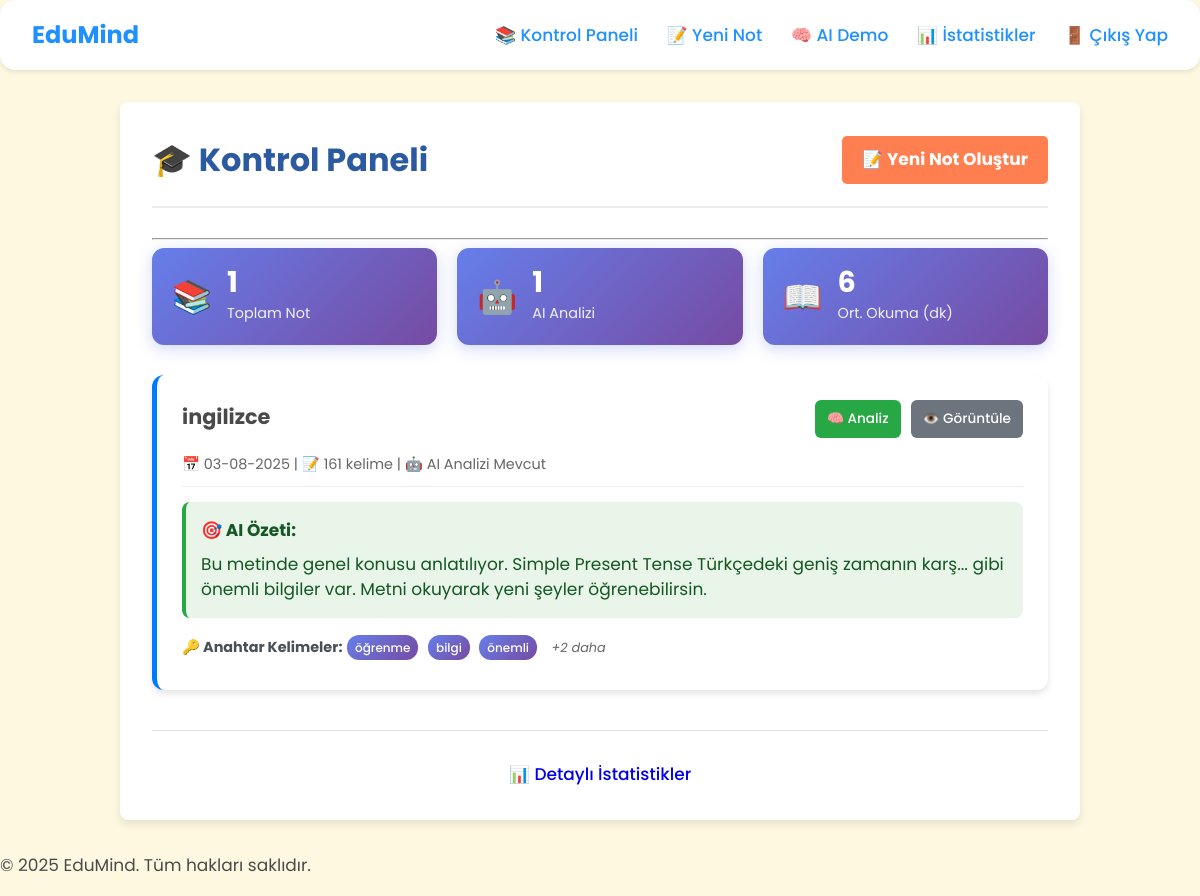
Before: /dashboard (signed in) with the older database file.
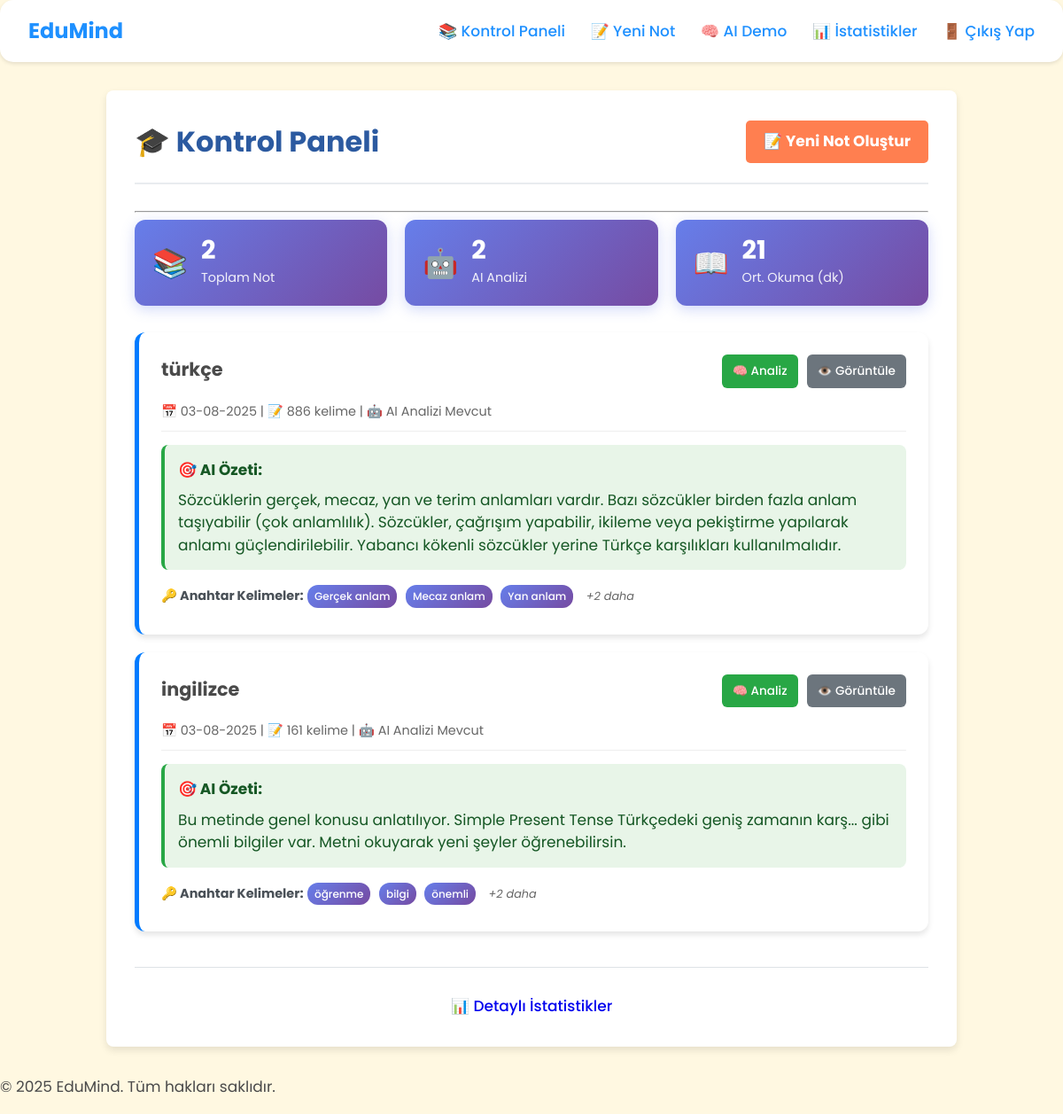
After: the same page with the newer database file.
### app/models.py (models this page shows, shortened)
class Note(db.Model):
    id = db.Column(db.Integer, primary_key=True)
    title = db.Column(db.String(100), nullable=False)
    content = db.Column(db.Text, nullable=False)
    summary = db.Column(db.Text, nullable=True) # AI tarafından oluşturulan özet
    keywords = db.Column(db.String(200), nullable=True) # AI tarafından çıkarılan anahtar kelimeler
    date_posted = db.Column(db.DateTime, nullable=False, default=datetime.utcnow)
    user_id = db.Column(db.Integer, db.ForeignKey('user.id'), nullable=False)

### app/routes.py (the view)
@main_bp.route("/dashboard")
@login_required
def dashboard():
    notes = Note.query.filter_by(author=current_user).order_by(Note.date_posted.desc()).all()
    return render_template('dashboard.html', title='Kontrol Paneli', notes=notes)

### app/__init__.py (called while the page is built)
def create_app():
    app = Flask(__name__)
    app.config.from_object(Config)
    try:
        os.makedirs(app.instance_path)
    except OSError:
        pass
    db.init_app(app)
    login_manager.init_app(app)
    from app.routes import main_bp
    app.register_blueprint(main_bp)
    from app.models import User
    @login_manager.user_loader
    def load_user(user_id):
        return User.query.get(int(user_id))
    with app.app_context():
        db.create_all() # Veritabanı tablolarını oluştur
    return app

### app/templates/dashboard.html (shortened to what this page needs)
{% extends "base.html" %}
{% block content %}
<div class="content-box">
    <div class="dashboard-header">
        <h2>🎓 Kontrol Paneli</h2>
        <a href="{{ url_for('main.create_note') }}" class="btn btn-primary">
            📝 Yeni Not Oluştur
        </a>
    </div>
    <hr>
    {% if notes %}
    <div class="quick-stats">
        <div class="stat-card">
            <span class="stat-icon">📚</span>
            <div class="stat-info">
                <span class="stat-number">{{ notes|length }}</span>
                <span class="stat-label">Toplam Not</span>
            </div>
        </div>
        <div class="stat-card">
            <span class="stat-icon">🤖</span>
            <div class="stat-info">
                <span class="stat-number">{{ notes|selectattr('summary')|list|length }}</span>
                <span class="stat-label">AI Analizi</span>
            </div>
        </div>
        <div class="stat-card">
            <span class="stat-icon">📖</span>
            <div class="stat-info">
                {% set total_chars = notes|map(attribute='content')|map('length')|sum %}
                <span class="stat-number">{{ ((total_chars / notes|length / 200)|round|int) if notes and total_chars else 0 }}</span>
                <span class="stat-label">Ort. Okuma (dk)</span>
            </div>
        </div>
    </div>
    {% endif %}
    <div class="notes-list">
        {% for note in notes %}
            <article class="note-item enhanced">
                <div class="note-header">
                    <h3>
                        <a href="{{ url_for('main.view_note', note_id=note.id) }}">
                            {{ note.title }}
                        </a>
                    </h3>
                    <div class="note-actions">
                        <a href="{{ url_for('main.analyze_note', note_id=note.id) }}"
                           class="action-btn analyze-btn" title="AI Analizi">
                            🧠 Analiz
                        </a>
                        <a href="{{ url_for('main.view_note', note_id=note.id) }}"
                           class="action-btn view-btn" title="Notu Görüntüle">
                            👁️ Görüntüle
                        </a>
                    </div>
                </div>
                <div class="note-meta">
                    📅 {{ note.date_posted.strftime('%d-%m-%Y') }}
                    | 📝 {{ note.content.split()|length }} kelime
                    {% if note.summary and "hata" not in note.summary.lower() %}
                        | 🤖 AI Analizi Mevcut
                    {% endif %}
                </div>
                <div class="note-content">
                    {% if note.summary and "hata" not in note.summary.lower() %}
                        <div class="note-summary">
                            <strong>🎯 AI Özeti:</strong>
                            <p>{{ note.summary }}</p>
                        </div>
                    {% else %}
                        <div class="note-preview">
                            <p>{{ note.content[:150] }}{% if note.content|length > 150 %}...{% endif %}</p>
                        </div>
                    {% endif %}
                    {% if note.keywords %}
                        <div class="note-keywords">
                            <strong>🔑 Anahtar Kelimeler:</strong>
                            {% for keyword in note.keywords.split(',')[:3] %}
                                <span class="keyword-tag mini">{{ keyword.strip() }}</span>
                            {% endfor %}
                            {% if note.keywords.split(',')|length > 3 %}
                                <span class="more-keywords">+{{ note.keywords.split(',')|length - 3 }} daha</span>
                            {% endif %}
                        </div>
                    {% endif %}
                </div>
            </article>
        {% endfor %}
    </div>
    {% if notes %}
    <div class="dashboard-footer">
        <a href="{{ url_for('main.stats') }}" class="btn btn-outline">
            📊 Detaylı İstatistikler
        </a>
    </div>
    {% endif %}
</div>
{% endblock %}

### app/templates/base.html (shortened to what this page needs)
<!DOCTYPE html>
<html lang="tr">
<head>
    <link rel="stylesheet" href="{{ url_for('static', filename='css/main.css') }}">
    {% if current_user.is_authenticated and current_user.age_group == 'child' %}
    <link rel="stylesheet" href="{{ url_for('static', filename='css/child_theme.css') }}">
    {% else %}
    <link rel="stylesheet" href="{{ url_for('static', filename='css/teen_theme.css') }}">
    {% endif %}
</head>
<body>
<header>
    <nav>
        <a href="{{ url_for('main.home') }}" class="logo">EduMind</a>
        <div class="nav-links">
            {% if current_user.is_authenticated %}
            <a href="{{ url_for('main.dashboard') }}">📚 Kontrol Paneli</a>
            <a href="{{ url_for('main.create_note') }}">📝 Yeni Not</a>
            <a href="{{ url_for('main.ai_demo') }}">🧠 AI Demo</a>
            <a href="{{ url_for('main.stats') }}">📊 İstatistikler</a>
            <a href="{{ url_for('main.logout') }}">🚪 Çıkış Yap</a>
            {% else %}
            <a href="{{ url_for('main.login') }}">🔑 Giriş Yap</a>
            <a href="{{ url_for('main.register') }}">📋 Kayıt Ol</a>
            {% endif %}
        </div>
    </nav>
</header>
<main>
    <div class="container">
        {% block content %}{% endblock %}
    </div>
</main>
<footer>
    <p>&copy; 2025 EduMind. Tüm hakları saklıdır.</p>
</footer>
</body>
</html>

### app/static/css/main.css (style rules this page uses)
:root { --font-family: 'Poppins', sans-serif; }
body { font-family: var(--font-family); margin: 0; color: #333; background-color: #f4f7f6; line-height: 1.6; }
.container { max-width: 960px; margin: 2rem auto; padding: 0 1.5rem; }
a { text-decoration: none; }
header nav { display: flex; justify-content: space-between; align-items: center; padding: 1rem 2rem; box-shadow: 0 2px 4px rgba(0, 0, 0, 0.1); }
header .logo { font-weight: 700; font-size: 1.5rem; }
header .nav-links a { margin-left: 1.5rem; font-weight: 500; }
.btn { padding: 10px 20px; border: none; border-radius: 5px; cursor: pointer; font-family: var(--font-family); font-weight: 500; transition: background-color 0.3s ease; }
.content-box { max-width: 960px; margin: 2rem auto; padding: 2rem; background: white; border-radius: 8px; box-shadow: 0 4px 8px rgba(0, 0, 0, 0.1); }
.dashboard-header { display: flex; justify-content: space-between; align-items: center; margin-bottom: 1rem; }
.notes-list .note-item { background: white; padding: 1.5rem; margin-bottom: 1rem; border-radius: 8px; box-shadow: 0 2px 4px rgba(0,0,0,0.05); }
.notes-list .note-item h3 a { color: inherit; }

### app/static/css/child_theme.css (style rules this page uses)
:root { --primary-color: #ff7f50; --secondary-color: #1e90ff; --background-color: #fff8e1; --text-color: #4a4a4a; --nav-background: white; --nav-text: var(--secondary-color); }
body { background-color: var(--background-color); color: var(--text-color); font-size: 17px; }
.form-container, .notes-list .note-item, .empty-state, header nav { border-radius: 15px; }
header nav { background-color: var(--nav-background); }
.logo, header .nav-links a { color: var(--nav-text); }
.btn-primary { background-color: var(--primary-color); color: white; font-weight: 700; }

### app/templates/dashboard.html (style rules this page uses)
.dashboard-header { display: flex; justify-content: space-between; align-items: center; margin-bottom: 30px; padding-bottom: 20px; border-bottom: 2px solid #e9ecef; }
.dashboard-header h2 { margin: 0; color: #2c5aa0; font-size: 2rem; }
.quick-stats { display: grid; grid-template-columns: repeat(auto-fit, minmax(200px, 1fr)); gap: 20px; margin-bottom: 30px; }
.stat-card { background: linear-gradient(135deg, #667eea 0%, #764ba2 100%); color: white; padding: 20px; border-radius: 12px; display: flex; align-items: center; gap: 15px; box-shadow: 0 4px 15px rgba(102, 126, 234, 0.3); transition: transform 0.2s ease; }
.stat-icon { font-size: 2rem; }
.stat-info { flex: 1; }
.stat-number { display: block; font-size: 1.8rem; font-weight: bold; line-height: 1; }
.stat-label { display: block; font-size: 0.9rem; opacity: 0.9; margin-top: 5px; }
.note-item.enhanced { background: white; border-radius: 12px; padding: 25px; margin-bottom: 20px; box-shadow: 0 4px 6px rgba(0,0,0,0.1); border-left: 5px solid #007bff; transition: all 0.3s ease; }
.note-header { display: flex; justify-content: space-between; align-items: flex-start; margin-bottom: 15px; }
.note-header h3 { margin: 0; flex: 1; }
.note-header h3 a { color: #2c5aa0; text-decoration: none; font-size: 1.3rem; }
.note-actions { display: flex; gap: 10px; }
.action-btn { padding: 8px 12px; border-radius: 6px; text-decoration: none; font-size: 0.85rem; font-weight: 500; transition: all 0.2s ease; }
.analyze-btn { background: #28a745; color: white; }
.view-btn { background: #6c757d; color: white; }
.note-meta { color: #666; font-size: 0.9rem; margin-bottom: 15px; padding-bottom: 10px; border-bottom: 1px solid #eee; }
.note-content { margin-top: 15px; }
.note-summary { background: #e8f5e8; padding: 15px; border-radius: 8px; border-left: 4px solid #28a745; margin-bottom: 15px; }
.note-summary strong { color: #155724; }
.note-summary p { margin: 8px 0 0 0; color: #155724; line-height: 1.5; }
.note-keywords { margin-top: 15px; }
.note-keywords strong { color: #495057; font-size: 0.9rem; }
.keyword-tag.mini { background: linear-gradient(135deg, #667eea 0%, #764ba2 100%); color: white; padding: 3px 8px; border-radius: 12px; font-size: 0.75rem; font-weight: 500; margin: 0 5px 5px 0; display: inline-block; }
.more-keywords { color: #666; font-size: 0.8rem; font-style: italic; margin-left: 5px; }
.dashboard-footer { text-align: center; margin-top: 40px; padding-top: 30px; border-top: 1px solid #dee2e6; }

Changed rows visible on the page:
added Note: title "türkçe", date_posted "03-08-2025", content.split|length "886", shows "| 🤖 AI Analizi Mevcut", summary "Sözcüklerin gerçek, mecaz, yan ve terim anlamları vardır. Bazı sözcükler birden fazla anlam taşıyabilir (çok anlamlılık). Sözcükler, çağrışım yapabilir, ikileme veya pekiştirme yapılarak anlamı güçlendirilebilir. Yabancı kökenli sözcükler yerine Türkçe karşılıkları kullanılmalıdır.", strip "Gerçek anlam" "Mecaz anlam" "Yan anlam", keywords.split|length "2"
Other visible differences:
{{ notes|length }}: "1" → "2"
{{ notes|selectattr('summary')|list|length }}: "1" → "2"
text no longer shown: "6"
text now shown: "21"
